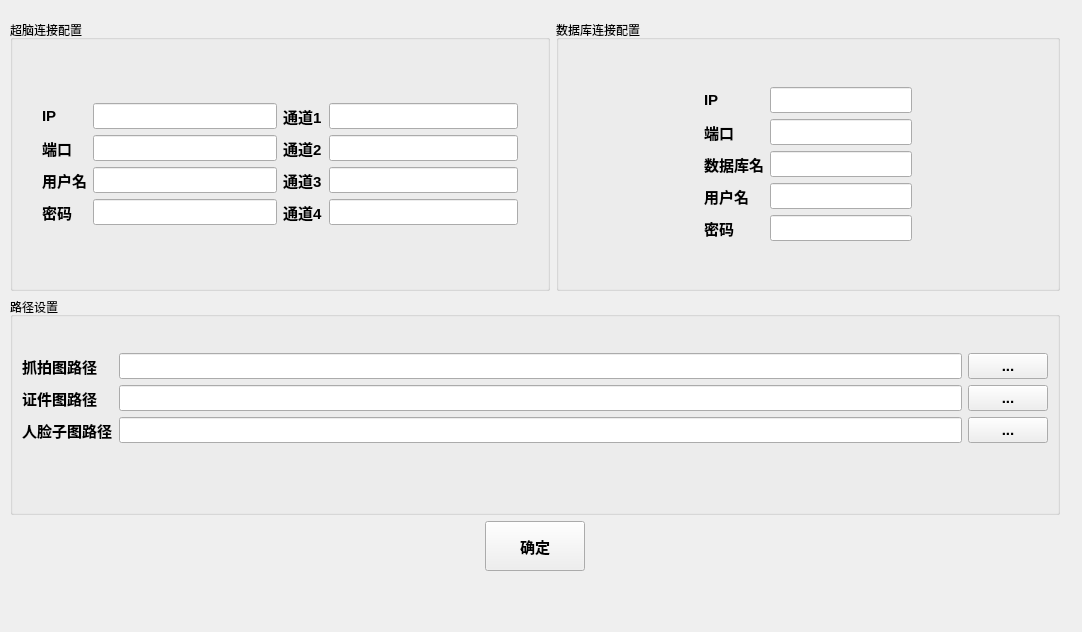
<?xml version="1.0" encoding="UTF-8"?>
<ui version="4.0">
 <class>SettingView</class>
 <widget class="QWidget" name="SettingView">
  <property name="geometry">
   <rect>
    <x>0</x>
    <y>0</y>
    <width>1082</width>
    <height>632</height>
   </rect>
  </property>
  <property name="sizePolicy">
   <sizepolicy hsizetype="Expanding" vsizetype="Expanding">
    <horstretch>0</horstretch>
    <verstretch>0</verstretch>
   </sizepolicy>
  </property>
  <property name="windowTitle">
   <string>Form</string>
  </property>
  <widget class="QWidget" name="layoutWidget">
   <property name="geometry">
    <rect>
     <x>10</x>
     <y>20</y>
     <width>1050</width>
     <height>551</height>
    </rect>
   </property>
   <layout class="QVBoxLayout" name="verticalLayout_13">
    <item>
     <layout class="QHBoxLayout" name="horizontalLayout_7">
      <item>
       <widget class="QGroupBox" name="gpBSuBarin">
        <property name="minimumSize">
         <size>
          <width>540</width>
          <height>250</height>
         </size>
        </property>
        <property name="title">
         <string>超脑连接配置</string>
        </property>
        <layout class="QHBoxLayout" name="horizontalLayout_4">
         <item>
          <spacer name="horizontalSpacer">
           <property name="orientation">
            <enum>Qt::Horizontal</enum>
           </property>
           <property name="sizeType">
            <enum>QSizePolicy::Minimum</enum>
           </property>
           <property name="sizeHint" stdset="0">
            <size>
             <width>20</width>
             <height>20</height>
            </size>
           </property>
          </spacer>
         </item>
         <item>
          <layout class="QVBoxLayout" name="verticalLayout_5">
           <item>
            <spacer name="verticalSpacer">
             <property name="orientation">
              <enum>Qt::Vertical</enum>
             </property>
             <property name="sizeHint" stdset="0">
              <size>
               <width>20</width>
               <height>40</height>
              </size>
             </property>
            </spacer>
           </item>
           <item>
            <layout class="QHBoxLayout" name="horizontalLayout_3">
             <item>
              <layout class="QHBoxLayout" name="horizontalLayout">
               <item>
                <layout class="QVBoxLayout" name="verticalLayout">
                 <item>
                  <widget class="QLabel" name="lblSuBrainIP">
                   <property name="font">
                    <font>
                     <family>Arial</family>
                     <pointsize>11</pointsize>
                     <weight>75</weight>
                     <bold>true</bold>
                    </font>
                   </property>
                   <property name="text">
                    <string>IP</string>
                   </property>
                  </widget>
                 </item>
                 <item>
                  <widget class="QLabel" name="lblSuBarinPort">
                   <property name="font">
                    <font>
                     <family>Arial</family>
                     <pointsize>11</pointsize>
                     <weight>75</weight>
                     <bold>true</bold>
                    </font>
                   </property>
                   <property name="text">
                    <string>端口</string>
                   </property>
                  </widget>
                 </item>
                 <item>
                  <widget class="QLabel" name="lblSuBrainUsername">
                   <property name="font">
                    <font>
                     <family>Arial</family>
                     <pointsize>11</pointsize>
                     <weight>75</weight>
                     <bold>true</bold>
                    </font>
                   </property>
                   <property name="text">
                    <string>用户名</string>
                   </property>
                  </widget>
                 </item>
                 <item>
                  <widget class="QLabel" name="lblSuBrainPwd">
                   <property name="font">
                    <font>
                     <family>Arial</family>
                     <pointsize>11</pointsize>
                     <weight>75</weight>
                     <bold>true</bold>
                    </font>
                   </property>
                   <property name="text">
                    <string>密码</string>
                   </property>
                  </widget>
                 </item>
                </layout>
               </item>
               <item>
                <layout class="QVBoxLayout" name="verticalLayout_2">
                 <item>
                  <widget class="QLineEdit" name="ledtSuBrainIP">
                   <property name="font">
                    <font>
                     <family>Arial</family>
                     <pointsize>11</pointsize>
                     <weight>75</weight>
                     <bold>true</bold>
                    </font>
                   </property>
                  </widget>
                 </item>
                 <item>
                  <widget class="QLineEdit" name="ledtSuBrainPort">
                   <property name="font">
                    <font>
                     <family>Arial</family>
                     <pointsize>11</pointsize>
                     <weight>75</weight>
                     <bold>true</bold>
                    </font>
                   </property>
                  </widget>
                 </item>
                 <item>
                  <widget class="QLineEdit" name="ledtSuBrainUsername">
                   <property name="font">
                    <font>
                     <family>Arial</family>
                     <pointsize>11</pointsize>
                     <weight>75</weight>
                     <bold>true</bold>
                    </font>
                   </property>
                  </widget>
                 </item>
                 <item>
                  <widget class="QLineEdit" name="ledtSuBrainPwd">
                   <property name="font">
                    <font>
                     <family>Arial</family>
                     <pointsize>11</pointsize>
                     <weight>75</weight>
                     <bold>true</bold>
                    </font>
                   </property>
                   <property name="echoMode">
                    <enum>QLineEdit::Password</enum>
                   </property>
                  </widget>
                 </item>
                </layout>
               </item>
              </layout>
             </item>
             <item>
              <layout class="QHBoxLayout" name="horizontalLayout_2">
               <item>
                <layout class="QVBoxLayout" name="verticalLayout_3">
                 <item>
                  <widget class="QLabel" name="lblSuBrainChannel1">
                   <property name="font">
                    <font>
                     <family>Arial</family>
                     <pointsize>11</pointsize>
                     <weight>75</weight>
                     <bold>true</bold>
                    </font>
                   </property>
                   <property name="text">
                    <string>通道1</string>
                   </property>
                  </widget>
                 </item>
                 <item>
                  <widget class="QLabel" name="lblSuBrainChannel2">
                   <property name="font">
                    <font>
                     <family>Arial</family>
                     <pointsize>11</pointsize>
                     <weight>75</weight>
                     <bold>true</bold>
                    </font>
                   </property>
                   <property name="text">
                    <string>通道2</string>
                   </property>
                  </widget>
                 </item>
                 <item>
                  <widget class="QLabel" name="lblSuBrainChannel3">
                   <property name="font">
                    <font>
                     <family>Arial</family>
                     <pointsize>11</pointsize>
                     <weight>75</weight>
                     <bold>true</bold>
                    </font>
                   </property>
                   <property name="text">
                    <string>通道3</string>
                   </property>
                  </widget>
                 </item>
                 <item>
                  <widget class="QLabel" name="lblSuBrainChannel4">
                   <property name="font">
                    <font>
                     <family>Arial</family>
                     <pointsize>11</pointsize>
                     <weight>75</weight>
                     <bold>true</bold>
                    </font>
                   </property>
                   <property name="text">
                    <string>通道4</string>
                   </property>
                  </widget>
                 </item>
                </layout>
               </item>
               <item>
                <layout class="QVBoxLayout" name="verticalLayout_4">
                 <item>
                  <widget class="QLineEdit" name="ledtSuBrainChannel1">
                   <property name="font">
                    <font>
                     <family>Arial</family>
                     <pointsize>11</pointsize>
                     <weight>75</weight>
                     <bold>true</bold>
                    </font>
                   </property>
                  </widget>
                 </item>
                 <item>
                  <widget class="QLineEdit" name="ledtSuBrainChannel2">
                   <property name="font">
                    <font>
                     <family>Arial</family>
                     <pointsize>11</pointsize>
                     <weight>75</weight>
                     <bold>true</bold>
                    </font>
                   </property>
                  </widget>
                 </item>
                 <item>
                  <widget class="QLineEdit" name="ledtSuBrainChannel3">
                   <property name="font">
                    <font>
                     <family>Arial</family>
                     <pointsize>11</pointsize>
                     <weight>75</weight>
                     <bold>true</bold>
                    </font>
                   </property>
                  </widget>
                 </item>
                 <item>
                  <widget class="QLineEdit" name="ledtSuBrainChannel4">
                   <property name="font">
                    <font>
                     <family>Arial</family>
                     <pointsize>11</pointsize>
                     <weight>75</weight>
                     <bold>true</bold>
                    </font>
                   </property>
                  </widget>
                 </item>
                </layout>
               </item>
              </layout>
             </item>
            </layout>
           </item>
           <item>
            <spacer name="verticalSpacer_2">
             <property name="orientation">
              <enum>Qt::Vertical</enum>
             </property>
             <property name="sizeHint" stdset="0">
              <size>
               <width>20</width>
               <height>40</height>
              </size>
             </property>
            </spacer>
           </item>
          </layout>
         </item>
         <item>
          <spacer name="horizontalSpacer_2">
           <property name="orientation">
            <enum>Qt::Horizontal</enum>
           </property>
           <property name="sizeType">
            <enum>QSizePolicy::Minimum</enum>
           </property>
           <property name="sizeHint" stdset="0">
            <size>
             <width>20</width>
             <height>20</height>
            </size>
           </property>
          </spacer>
         </item>
        </layout>
       </widget>
      </item>
      <item>
       <widget class="QGroupBox" name="gpbDB">
        <property name="minimumSize">
         <size>
          <width>500</width>
          <height>250</height>
         </size>
        </property>
        <property name="title">
         <string>数据库连接配置</string>
        </property>
        <layout class="QHBoxLayout" name="horizontalLayout_6">
         <item>
          <spacer name="horizontalSpacer_3">
           <property name="orientation">
            <enum>Qt::Horizontal</enum>
           </property>
           <property name="sizeHint" stdset="0">
            <size>
             <width>40</width>
             <height>20</height>
            </size>
           </property>
          </spacer>
         </item>
         <item>
          <layout class="QVBoxLayout" name="verticalLayout_8">
           <item>
            <spacer name="verticalSpacer_3">
             <property name="orientation">
              <enum>Qt::Vertical</enum>
             </property>
             <property name="sizeHint" stdset="0">
              <size>
               <width>20</width>
               <height>40</height>
              </size>
             </property>
            </spacer>
           </item>
           <item>
            <layout class="QHBoxLayout" name="horizontalLayout_5">
             <item>
              <layout class="QVBoxLayout" name="verticalLayout_6">
               <item>
                <widget class="QLabel" name="lblDBIP">
                 <property name="font">
                  <font>
                   <family>Arial</family>
                   <pointsize>11</pointsize>
                   <weight>75</weight>
                   <bold>true</bold>
                  </font>
                 </property>
                 <property name="text">
                  <string>IP</string>
                 </property>
                </widget>
               </item>
               <item>
                <widget class="QLabel" name="lblDBPort">
                 <property name="font">
                  <font>
                   <family>Arial</family>
                   <pointsize>11</pointsize>
                   <weight>75</weight>
                   <bold>true</bold>
                  </font>
                 </property>
                 <property name="text">
                  <string>端口</string>
                 </property>
                </widget>
               </item>
               <item>
                <widget class="QLabel" name="lblDBName">
                 <property name="font">
                  <font>
                   <family>Arial</family>
                   <pointsize>11</pointsize>
                   <weight>75</weight>
                   <bold>true</bold>
                  </font>
                 </property>
                 <property name="text">
                  <string>数据库名</string>
                 </property>
                </widget>
               </item>
               <item>
                <widget class="QLabel" name="lblDBUsername">
                 <property name="font">
                  <font>
                   <family>Arial</family>
                   <pointsize>11</pointsize>
                   <weight>75</weight>
                   <bold>true</bold>
                  </font>
                 </property>
                 <property name="text">
                  <string>用户名</string>
                 </property>
                </widget>
               </item>
               <item>
                <widget class="QLabel" name="lblDBPwd">
                 <property name="font">
                  <font>
                   <family>Arial</family>
                   <pointsize>11</pointsize>
                   <weight>75</weight>
                   <bold>true</bold>
                  </font>
                 </property>
                 <property name="text">
                  <string>密码</string>
                 </property>
                </widget>
               </item>
              </layout>
             </item>
             <item>
              <layout class="QVBoxLayout" name="verticalLayout_7">
               <item>
                <widget class="QLineEdit" name="ledtDBIP">
                 <property name="font">
                  <font>
                   <family>Arial</family>
                   <pointsize>11</pointsize>
                   <weight>75</weight>
                   <bold>true</bold>
                  </font>
                 </property>
                </widget>
               </item>
               <item>
                <widget class="QLineEdit" name="ledtDBPort">
                 <property name="font">
                  <font>
                   <family>Arial</family>
                   <pointsize>11</pointsize>
                   <weight>75</weight>
                   <bold>true</bold>
                  </font>
                 </property>
                </widget>
               </item>
               <item>
                <widget class="QLineEdit" name="ledtDBName">
                 <property name="font">
                  <font>
                   <family>Arial</family>
                   <pointsize>11</pointsize>
                   <weight>75</weight>
                   <bold>true</bold>
                  </font>
                 </property>
                </widget>
               </item>
               <item>
                <widget class="QLineEdit" name="ledtDBUsername">
                 <property name="font">
                  <font>
                   <family>Arial</family>
                   <pointsize>11</pointsize>
                   <weight>75</weight>
                   <bold>true</bold>
                  </font>
                 </property>
                </widget>
               </item>
               <item>
                <widget class="QLineEdit" name="ledtDBPwd">
                 <property name="font">
                  <font>
                   <family>Arial</family>
                   <pointsize>11</pointsize>
                   <weight>75</weight>
                   <bold>true</bold>
                  </font>
                 </property>
                 <property name="echoMode">
                  <enum>QLineEdit::Password</enum>
                 </property>
                </widget>
               </item>
              </layout>
             </item>
            </layout>
           </item>
           <item>
            <spacer name="verticalSpacer_4">
             <property name="orientation">
              <enum>Qt::Vertical</enum>
             </property>
             <property name="sizeHint" stdset="0">
              <size>
               <width>20</width>
               <height>40</height>
              </size>
             </property>
            </spacer>
           </item>
          </layout>
         </item>
         <item>
          <spacer name="horizontalSpacer_4">
           <property name="orientation">
            <enum>Qt::Horizontal</enum>
           </property>
           <property name="sizeHint" stdset="0">
            <size>
             <width>40</width>
             <height>20</height>
            </size>
           </property>
          </spacer>
         </item>
        </layout>
       </widget>
      </item>
     </layout>
    </item>
    <item>
     <widget class="QGroupBox" name="gpbPath">
      <property name="minimumSize">
       <size>
        <width>540</width>
        <height>200</height>
       </size>
      </property>
      <property name="font">
       <font>
        <family>Arial</family>
        <pointsize>9</pointsize>
        <weight>50</weight>
        <bold>false</bold>
       </font>
      </property>
      <property name="title">
       <string>路径设置</string>
      </property>
      <layout class="QHBoxLayout" name="horizontalLayout_10">
       <item>
        <layout class="QVBoxLayout" name="verticalLayout_12">
         <item>
          <spacer name="verticalSpacer_5">
           <property name="orientation">
            <enum>Qt::Vertical</enum>
           </property>
           <property name="sizeType">
            <enum>QSizePolicy::Maximum</enum>
           </property>
           <property name="sizeHint" stdset="0">
            <size>
             <width>20</width>
             <height>30</height>
            </size>
           </property>
          </spacer>
         </item>
         <item>
          <layout class="QHBoxLayout" name="horizontalLayout_9">
           <item>
            <layout class="QHBoxLayout" name="horizontalLayout_8">
             <item>
              <layout class="QVBoxLayout" name="verticalLayout_9">
               <item>
                <widget class="QLabel" name="lblCapturePath">
                 <property name="font">
                  <font>
                   <family>Arial</family>
                   <pointsize>11</pointsize>
                   <weight>75</weight>
                   <bold>true</bold>
                  </font>
                 </property>
                 <property name="text">
                  <string>抓拍图路径</string>
                 </property>
                </widget>
               </item>
               <item>
                <widget class="QLabel" name="lblAvatarPath">
                 <property name="font">
                  <font>
                   <family>Arial</family>
                   <pointsize>11</pointsize>
                   <weight>75</weight>
                   <bold>true</bold>
                  </font>
                 </property>
                 <property name="text">
                  <string>证件图路径</string>
                 </property>
                </widget>
               </item>
               <item>
                <widget class="QLabel" name="lblFacePath">
                 <property name="font">
                  <font>
                   <family>Arial</family>
                   <pointsize>11</pointsize>
                   <weight>75</weight>
                   <bold>true</bold>
                  </font>
                 </property>
                 <property name="text">
                  <string>人脸子图路径</string>
                 </property>
                </widget>
               </item>
              </layout>
             </item>
             <item>
              <layout class="QVBoxLayout" name="verticalLayout_10">
               <item>
                <widget class="QLineEdit" name="ledtCapturePath">
                 <property name="minimumSize">
                  <size>
                   <width>800</width>
                   <height>0</height>
                  </size>
                 </property>
                 <property name="font">
                  <font>
                   <pointsize>11</pointsize>
                   <weight>75</weight>
                   <bold>true</bold>
                  </font>
                 </property>
                 <property name="readOnly">
                  <bool>true</bool>
                 </property>
                </widget>
               </item>
               <item>
                <widget class="QLineEdit" name="ledtAvatarPath">
                 <property name="minimumSize">
                  <size>
                   <width>800</width>
                   <height>0</height>
                  </size>
                 </property>
                 <property name="font">
                  <font>
                   <pointsize>11</pointsize>
                   <weight>75</weight>
                   <bold>true</bold>
                  </font>
                 </property>
                 <property name="readOnly">
                  <bool>true</bool>
                 </property>
                </widget>
               </item>
               <item>
                <widget class="QLineEdit" name="ledtFacePath">
                 <property name="minimumSize">
                  <size>
                   <width>800</width>
                   <height>0</height>
                  </size>
                 </property>
                 <property name="font">
                  <font>
                   <pointsize>11</pointsize>
                   <weight>75</weight>
                   <bold>true</bold>
                  </font>
                 </property>
                 <property name="readOnly">
                  <bool>true</bool>
                 </property>
                </widget>
               </item>
              </layout>
             </item>
            </layout>
           </item>
           <item>
            <layout class="QVBoxLayout" name="verticalLayout_11">
             <item>
              <widget class="QPushButton" name="btnCapturePath">
               <property name="font">
                <font>
                 <pointsize>11</pointsize>
                 <weight>75</weight>
                 <bold>true</bold>
                </font>
               </property>
               <property name="text">
                <string>...</string>
               </property>
              </widget>
             </item>
             <item>
              <widget class="QPushButton" name="btnAvatarPath">
               <property name="font">
                <font>
                 <pointsize>11</pointsize>
                 <weight>75</weight>
                 <bold>true</bold>
                </font>
               </property>
               <property name="text">
                <string>...</string>
               </property>
              </widget>
             </item>
             <item>
              <widget class="QPushButton" name="btnFacePath">
               <property name="font">
                <font>
                 <pointsize>11</pointsize>
                 <weight>75</weight>
                 <bold>true</bold>
                </font>
               </property>
               <property name="text">
                <string>...</string>
               </property>
              </widget>
             </item>
            </layout>
           </item>
          </layout>
         </item>
         <item>
          <spacer name="verticalSpacer_6">
           <property name="orientation">
            <enum>Qt::Vertical</enum>
           </property>
           <property name="sizeType">
            <enum>QSizePolicy::Minimum</enum>
           </property>
           <property name="sizeHint" stdset="0">
            <size>
             <width>20</width>
             <height>60</height>
            </size>
           </property>
          </spacer>
         </item>
        </layout>
       </item>
      </layout>
     </widget>
    </item>
    <item>
     <layout class="QHBoxLayout" name="horizontalLayout_11">
      <item>
       <spacer name="horizontalSpacer_5">
        <property name="orientation">
         <enum>Qt::Horizontal</enum>
        </property>
        <property name="sizeHint" stdset="0">
         <size>
          <width>40</width>
          <height>20</height>
         </size>
        </property>
       </spacer>
      </item>
      <item>
       <widget class="QPushButton" name="btnConfirm">
        <property name="minimumSize">
         <size>
          <width>100</width>
          <height>50</height>
         </size>
        </property>
        <property name="font">
         <font>
          <family>Arial</family>
          <pointsize>11</pointsize>
          <weight>75</weight>
          <bold>true</bold>
         </font>
        </property>
        <property name="text">
         <string>确定</string>
        </property>
       </widget>
      </item>
      <item>
       <spacer name="horizontalSpacer_6">
        <property name="orientation">
         <enum>Qt::Horizontal</enum>
        </property>
        <property name="sizeHint" stdset="0">
         <size>
          <width>40</width>
          <height>20</height>
         </size>
        </property>
       </spacer>
      </item>
     </layout>
    </item>
   </layout>
  </widget>
 </widget>
 <resources/>
 <connections/>
</ui>
